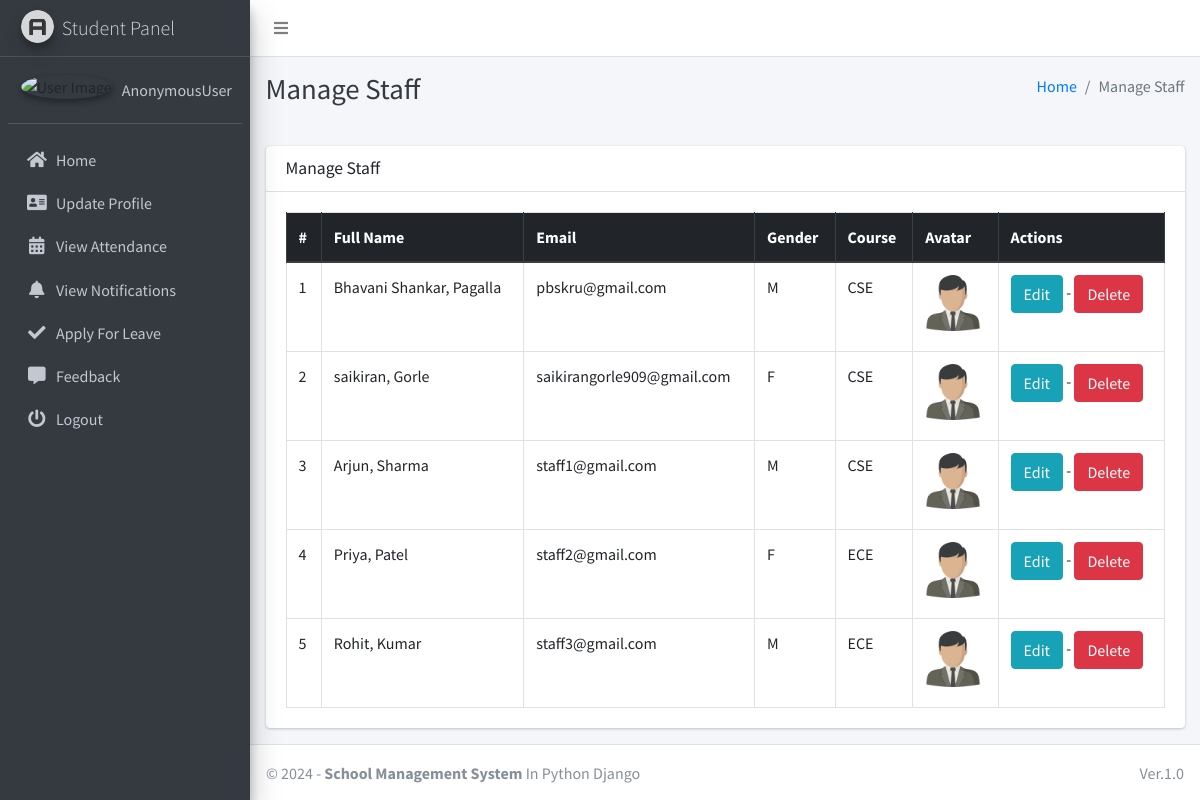
Page /staff/manage/ on the committed database.
### main_app/models.py (models this page shows, shortened)
class CustomUser(AbstractUser):
    USER_TYPE = ((1, "HOD"), (2, "Staff"), (3, "Student"))
    GENDER = [("M", "Male"), ("F", "Female")]
    username = None  # Removed username, using email instead
    email = models.EmailField(unique=True)
    user_type = models.CharField(default=1, choices=USER_TYPE, max_length=1)
    gender = models.CharField(max_length=1, choices=GENDER)
    profile_pic = models.ImageField()
    address = models.TextField()
    fcm_token = models.TextField(default="")  # For firebase notifications
    created_at = models.DateTimeField(auto_now_add=True)
    updated_at = models.DateTimeField(auto_now=True)
    USERNAME_FIELD = "email"
    REQUIRED_FIELDS = []
    objects = CustomUserManager()

class Staff(models.Model):
    course = models.ForeignKey(Course, on_delete=models.DO_NOTHING, null=True, blank=False)
    admin = models.OneToOneField(CustomUser, on_delete=models.CASCADE)

class Course(models.Model):
    name = models.CharField(max_length=120)
    created_at = models.DateTimeField(auto_now_add=True)
    updated_at = models.DateTimeField(auto_now=True)

### main_app/hod_views.py (the view)
# urls.py: path("staff/manage/", hod_views.manage_staff, name='manage_staff'),
def manage_staff(request):
    allStaff = CustomUser.objects.filter(user_type=2)
    context = {
        'allStaff': allStaff,
        'page_title': 'Manage Staff'
    }
    return render(request, "hod_template/manage_staff.html", context)

### main_app/templates/hod_template/manage_staff.html
{% extends 'main_app/base.html' %}
{% load static %}
{% block page_title %}{{page_title}}{% endblock page_title %}
{% block content %}
<section class="content">
    <div class="container-fluid">
        <div class="row">
            <div class="col-md-12">
                <div class="card">
                    <div class="card-header">
                        <h3 class="card-title">{{page_title}}</h3>
                    </div>
                    <div class="card-body">
                        <table id="example2" class="table table-bordered table-hover">
                            <thead class="thead-dark">
                                <tr>
                                    <th>#</th>
                                    <th>Full Name</th>
                                    <th>Email</th>
                                    <th>Gender</th>
                                    <th>Course</th>
                                    <th>Avatar</th>
                                    <th>Actions</th>
                                </tr>
                            </thead>
                            <tbody>
                                {% for staff in allStaff %}
                                <tr>
                                    <td>{{ forloop.counter }}</td>
                                    <td>{{staff.last_name}}, {{staff.first_name}}</td>
                                    <td>{{staff.email}}</td>
                                    <td>{{staff.gender}}</td>
                                    <td>{{staff.staff.course.name}}</td>
                                    <td>
                                        {% if staff.profile_pic == ""  %}
                                        No Image
                                        {% else %}
                                        <img class="img img-fluid mb-2" height="56" width="56"
                                            src="{{staff.profile_pic}}" alt="">
                                        {% endif %}
                                    </td>
                                    <td>
                                        <a href="{% url 'edit_staff' staff.staff.id %}" class="btn btn-info">Edit</a> -
                                        <a href="{% url 'delete_staff' staff.staff.id %}" class="btn btn-danger" onclick="return confirm('Are you sure about this ?')">Delete</a>
                                    </td>
                                </tr>
                                {% endfor %}
                            </tbody>
                        </table>
                    </div>
                </div>
            </div>
        </div>
    </div>
</section>
{% endblock content %}

### rows in the picture
CustomUser: last_name "Bhavani Shankar", first_name "Pagalla", email "pbskru@gmail.com", gender "M", staff.course.name "CSE", profile_pic (picture)
CustomUser: last_name "saikiran", first_name "Gorle", email "saikirangorle909@gmail.com", gender "F", staff.course.name "CSE", profile_pic (picture)
CustomUser: last_name "Arjun", first_name "Sharma", email "staff1@gmail.com", gender "M", staff.course.name "CSE", profile_pic (picture)
CustomUser: last_name "Priya", first_name "Patel", email "staff2@gmail.com", gender "F", staff.course.name "ECE", profile_pic (picture)
CustomUser: last_name "Rohit", first_name "Kumar", email "staff3@gmail.com", gender "M", staff.course.name "ECE", profile_pic (picture)

### other values in the picture
{{ user }} "AnonymousUser"
{{ page_title }} "Manage Staff"
